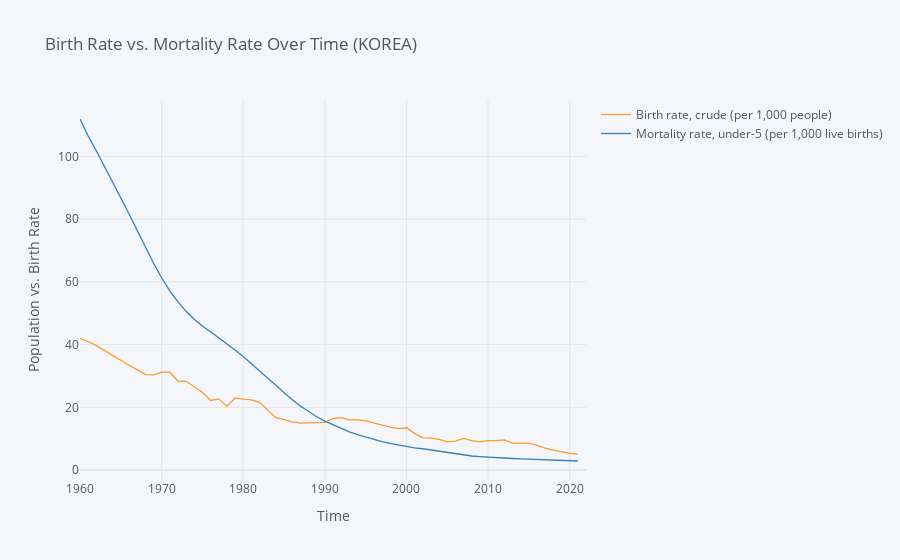

Notebook cell for this chart:
### Code cell
birth_mortality.iplot(title="Birth Rate vs. Mortality Rate Over Time (KOREA)",xTitle='Time',yTitle='Population vs. Birth Rate')

### Figure 1 — Plotly figure (JSON) as saved in the notebook; plotly's stock layout.template omitted (floating-point values rounded to 4 significant figures)
{"data": [{"line": {"color": "rgba(255, 153, 51, 1.0)", "dash": "solid", "shape": "linear", "width": 1.3}, "mode": "lines", "name": "Birth rate, crude (per 1,000 people)", "text": "", "type": "scatter", "x": [1960, 1961, 1962, 1963, 1964, 1965, 1966, 1967, 1968, 1969, 1970, 1971, 1972, 1973, 1974, 1975, 1976, 1977, 1978, 1979, 1980, 1981, 1982, 1983, 1984, 1985, 1986, 1987, 1988, 1989, 1990, 1991, 1992, 1993, 1994, 1995, 1996, 1997, 1998, 1999, 2000, 2001, 2002, 2003, 2004, 2005, 2006, 2007, 2008, 2009, 2010, 2011, 2012, 2013, 2014, 2015, 2016, 2017, 2018, 2019, 2020, 2021, 2022], "y": [41.93, 40.98, 39.66, 38.08, 36.45, 34.95, 33.43, 32.02, 30.45, 30.36, 31.2, 31.2, 28.4, 28.3, 26.6, 24.8, 22.2, 22.7, 20.3, 23, 22.6, 22.4, 21.6, 19.3, 16.7, 16.1, 15.4, 15, 15.1, 15.1, 15.2, 16.4, 16.7, 16, 16, 15.7, 15, 14.5, 13.7, 13.2, 13.5, 11.7, 10.3, 10.2, 9.8, 9, 9.2, 10.1, 9.4, 9, 9.4, 9.4, 9.6, 8.6, 8.6, 8.6, 7.9, 7, 6.4, 5.9, 5.3, 5.1, ""]}, {"line": {"color": "rgba(55, 128, 191, 1.0)", "dash": "solid", "shape": "linear", "width": 1.3}, "mode": "lines", "name": "Mortality rate, under-5 (per 1,000 live births)", "text": "", "type": "scatter", "x": [1960, 1961, 1962, 1963, 1964, 1965, 1966, 1967, 1968, 1969, 1970, 1971, 1972, 1973, 1974, 1975, 1976, 1977, 1978, 1979, 1980, 1981, 1982, 1983, 1984, 1985, 1986, 1987, 1988, 1989, 1990, 1991, 1992, 1993, 1994, 1995, 1996, 1997, 1998, 1999, 2000, 2001, 2002, 2003, 2004, 2005, 2006, 2007, 2008, 2009, 2010, 2011, 2012, 2013, 2014, 2015, 2016, 2017, 2018, 2019, 2020, 2021, 2022], "y": [111.9, 106.5, 101.8, 96.9, 92, 86.9, 81.7, 76.4, 71.1, 66, 61.3, 57.1, 53.6, 50.6, 48.1, 45.9, 44.1, 42.2, 40.3, 38.3, 36.2, 33.9, 31.6, 29.2, 26.9, 24.6, 22.4, 20.4, 18.6, 17, 15.6, 14.4, 13.3, 12.2, 11.3, 10.5, 9.7, 9.1, 8.5, 8, 7.5, 7.1, 6.8, 6.4, 6, 5.6, 5.2, 4.8, 4.5, 4.3, 4.1, 4, 3.8, 3.7, 3.6, 3.5, 3.4, 3.3, 3.2, 3.1, 3, 2.9, ""]}], "layout": {"autosize": true, "legend": {"bgcolor": "#F5F6F9", "font": {"color": "#4D5663"}}, "paper_bgcolor": "#F5F6F9", "plot_bgcolor": "#F5F6F9", "title": {"font": {"color": "#4D5663"}, "text": "Birth Rate vs. Mortality Rate Over Time (KOREA)"}, "xaxis": {"autorange": true, "gridcolor": "#E1E5ED", "range": [1960, 2022], "showgrid": true, "tickfont": {"color": "#4D5663"}, "title": {"font": {"color": "#4D5663"}, "text": "Time"}, "type": "linear", "zerolinecolor": "#E1E5ED"}, "yaxis": {"autorange": true, "gridcolor": "#E1E5ED", "range": [-3.156, 118.0], "showgrid": true, "tickfont": {"color": "#4D5663"}, "title": {"font": {"color": "#4D5663"}, "text": "Population vs. Birth Rate"}, "type": "linear", "zerolinecolor": "#E1E5ED"}}}
